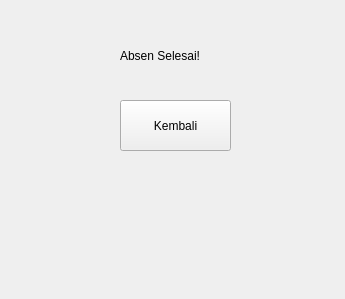
<?xml version="1.0" encoding="UTF-8"?>
<ui version="4.0">
 <class>Form</class>
 <widget class="QWidget" name="Form">
  <property name="geometry">
   <rect>
    <x>0</x>
    <y>0</y>
    <width>345</width>
    <height>299</height>
   </rect>
  </property>
  <property name="windowTitle">
   <string>Form</string>
  </property>
  <widget class="QPushButton" name="KembaliLogin">
   <property name="geometry">
    <rect>
     <x>120</x>
     <y>100</y>
     <width>111</width>
     <height>51</height>
    </rect>
   </property>
   <property name="text">
    <string>Kembali</string>
   </property>
  </widget>
  <widget class="QLabel" name="label_15">
   <property name="geometry">
    <rect>
     <x>120</x>
     <y>40</y>
     <width>91</width>
     <height>31</height>
    </rect>
   </property>
   <property name="text">
    <string>Absen Selesai!</string>
   </property>
  </widget>
 </widget>
 <resources/>
 <connections/>
</ui>
